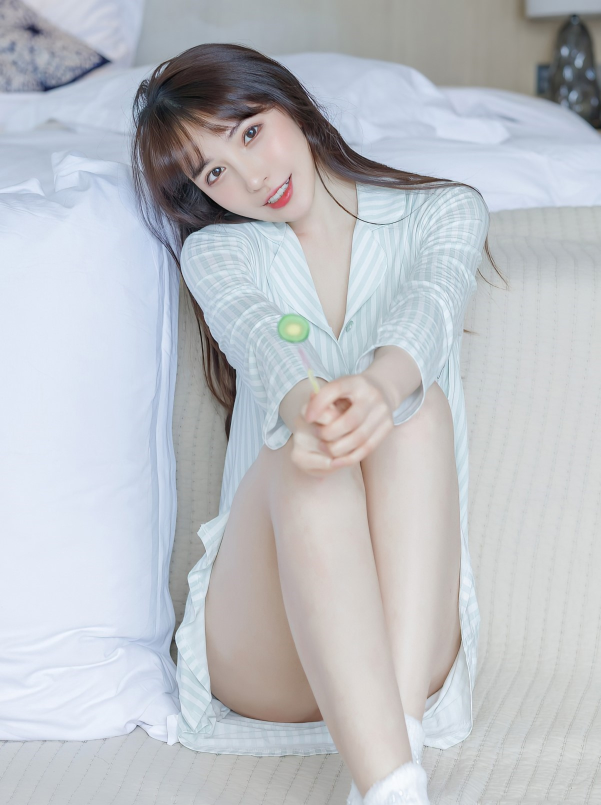
#> input picture img.jpg, 1201 x 1609 px (shown at 1/2 size)
$ python main.py
#> lines starting #> are read from the running program, lines starting #| are printed output that depends on the picture
### img.py
import colorsys
import json

from PIL import Image


def process_img(img: str, w: int, r: float, str: str):
    """
    读入图片，指定宽度 缩放图片 解析颜色信息 保存字符文本
    :param img: 图片路径
    :param w: 指定宽度
    :param r: 高宽比
    :param str: 保存字符文本
    :return:
    """
#> called with img = 'img.jpg', w = 108, r = 1, str = '示例图'
    # 1. 缩放图片
    image = Image.open(img)
#> image is the input picture: PIL image 1201x1609 RGB; mean R, G, B 189.2, 192.2, 197.4
    width, height = image.width, image.height
#> width = 1201; height = 1609
    resized_image = image.resize((w, int(height / width * w * r)))
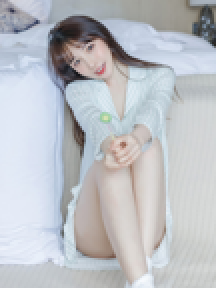
#> resized_image: PIL image 108x144 RGB (shown 2 times larger); mean R, G, B 189.2, 192.2, 197.4
    resized_image.save(f'resized_{img}')
    data = resized_image.load()
    # 2. 存储字符文本到文件中
    texts = ''
    for x in range(resized_image.height):
        text = str * int(resized_image.width / len(str)) + '\n'
        texts += text
    with open('texts.txt', 'w') as f:
        f.write(texts)
    # 3. 处理图片颜色信息
    print(f'缩放后的图片的宽高: {resized_image.width} {resized_image.height}')
#| 缩放后的图片的宽高: 108 144
    colors = []
    for j in range(resized_image.height):
        for i in range(resized_image.width):
            px = data[i, j]
            density = max(px)
            h, s, v = colorsys.rgb_to_hsv(*[d / 255 for d in px])
            # 因为字的背景是白色的，所以把颜色的饱和度提升了一点
            s *= 1.2
            s = min(s, 1)
            # 转为rgb,存入colors中
            r, g, b = colorsys.hsv_to_rgb(h, s, v)
            colors.append([int(r * 255), int(g * 255), int(b * 255)])
#> after the loop, colors = 15552 items, first 6: [143, 140, 154], [152, 149, 160], [145, 141, 157], [157, 156, 167], [181, 180, 191], [201, 200, 212]
    # 4. 保存颜色信息
    with open('colors.json', 'w') as f:
        json.dump(colors, f)

### main.py
# 1. 读入图片，指定宽度 缩放图片 解析颜色信息 保存字符文本
from docx.oxml.ns import qn

from img import *

process_img('img.jpg', 108, 1.0, '示例图')

# 2. 创建img.docx 文件，设计边距为"窄", 使用word 打开，并使用模拟输入，输入所有的字符
from docx import Document
from docx.shared import Cm, Pt

# 2.1
file_name = 'img.docx'
#> (the run stopped early here; a loop or call above may not have finished)
